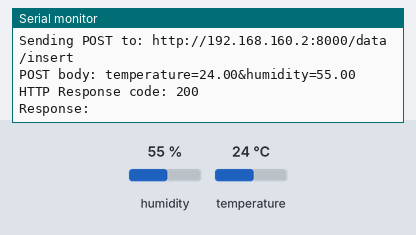
This sketch was run on a simulated ESP32. On the bench: the last lines printed to the serial monitor. The inputs (shaded band) are chosen by the test bench; at power-on: humidity 55 %, temperature 24 °C. WiFi joins after 1.5 s; servers stay silent unless stated; uploads are accepted with an empty reply.

Above: at 2.7 s.
2.8 s: humidity set to 22 %
At 2.8 s:
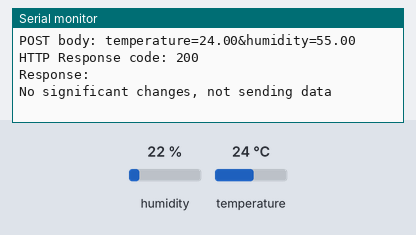
5.5 s: temperature set to 12 °C
At 6.37 s:
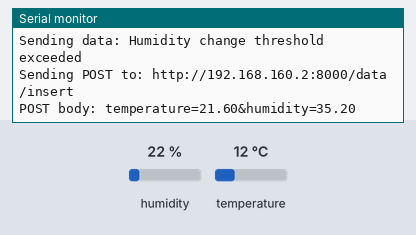
8.2 s: humidity set to 40 %
At 9.6 s:
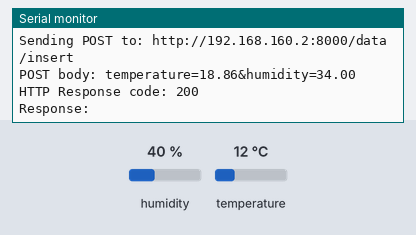
10.9 s: temperature set to 19 °C
At 11.8 s:
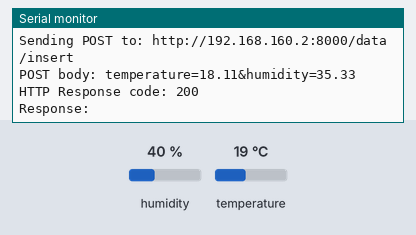
Timing chart, 0 to 13.9 s (numbered marks = the images above; inputs shaded):
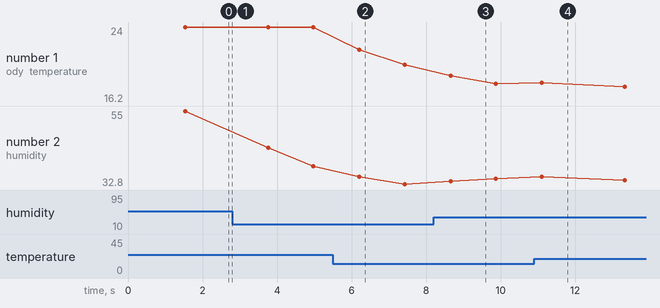

Measured:
- after the input at 5.5 s, the serial monitor: prints a new line after 0.70 s (image 2)
- after the input at 8.2 s, the serial monitor: prints a new line after 0.46 s (image 3)
- after the input at 10.9 s, the serial monitor: prints a new line after 0.20 s (image 4)
- plotted number 1: 24 → 20 after the input at 5.5 s, 18 → 16.2 after the input at 10.9 s
- plotted number 2: 55 → 38.5 after the input at 2.8 s, 33 → 34.75 after the input at 8.2 s

The sketch:

esp32code.ino
```cpp
// =======================
//      Include Files
// =======================
#include "DHT.h"
#include <WiFi.h>
#include <HTTPClient.h>
#include <WiFiClientSecure.h>

// =======================
//   Sensor Configuration
// =======================
#define DHT_SENSOR_PIN 13          // Digital pin connected to the DHT11 sensor
#define DHT_SENSOR_TYPE DHT11      // Sensor model (DHT11, DHT22, etc.)
#define MEASUREMENT_INTERVAL 1000  // Sampling interval in ms (1 second)
#define SAMPLE_COUNT 10            // Number of readings for rolling average

// =======================
// Data Transmission Config
// =======================
#define FORCE_SEND_INTERVAL 900000 // Max time between transmissions (15 min in ms)

// =======================
// Change Detection Thresholds
// =======================
#define TEMP_THRESHOLD 0.2         // Temperature threshold (°C) to trigger send
#define HUMIDITY_THRESHOLD 0.5     // Humidity threshold (%) to trigger send

// =======================
//      API Configuration
// =======================
const char* API_URL = "http://192.168.160.2:8000/data/insert"; // <-- Replace with your API endpoint

// =======================
//   WiFi Credentials
// =======================
const char* ssid = "SSID";         // <-- Replace with your WiFi SSID
const char* password = "Password"; // <-- Replace with your WiFi password

// =======================
//   Global Variables
// =======================
DHT dhtSensor(DHT_SENSOR_PIN, DHT_SENSOR_TYPE); // DHT sensor instance

float temperatureReadings[SAMPLE_COUNT]; // Circular buffer for temperature
float humidityReadings[SAMPLE_COUNT];    // Circular buffer for humidity
int currentReadingIndex = 0;             // Current index in buffer
bool bufferFilled = false;               // True if buffer has wrapped at least once

float lastSentTemperature = 0;           // Last sent temperature
float lastSentHumidity = 0;              // Last sent humidity
unsigned long lastSendTime = 0;          // Last send timestamp (ms)

// =======================
//        Setup
// =======================
void setup() {
    Serial.begin(115200);
    dhtSensor.begin();

    // Connect to WiFi
    WiFi.begin(ssid, password);
    Serial.print("Connecting to WiFi");
    while (WiFi.status() != WL_CONNECTED) {
        delay(500);
        Serial.print(".");
    }
    Serial.println("\nConnected to WiFi.");
    Serial.print("IP Address: ");
    Serial.println(WiFi.localIP());
}

// =======================
//   Rolling Average Helper
// =======================
float getAverage(float arr[], int size) {
    float sum = 0;
    int count = bufferFilled ? SAMPLE_COUNT : currentReadingIndex;
    for (int i = 0; i < count; i++) {
        sum += arr[i];
    }
    if (count == 0) return 0.0f; // Defensive: avoid division by zero
    return sum / count;
}

// =======================
//   Send Data to API
// =======================
void sendDataToAPI(float temp, float humidity) {
    if (WiFi.status() == WL_CONNECTED) {
        WiFiClient client; // plain HTTP client for http:// endpoints
        HTTPClient http;

        // Prepare form-encoded body like: temperature=25.70&humidity=27.00
        String postData = "temperature=" + String(temp, 2) + "&humidity=" + String(humidity, 2);
        Serial.print("Sending POST to: ");
        Serial.println(API_URL);
        Serial.print("POST body: ");
        Serial.println(postData);

        http.begin(client, API_URL);
        http.addHeader("Content-Type", "application/x-www-form-urlencoded");

        int httpResponseCode = http.POST(postData);

        if (httpResponseCode > 0) {
            String response = http.getString();
            Serial.print("HTTP Response code: ");
            Serial.println(httpResponseCode);
            Serial.print("Response: ");
            Serial.println(response);
        } else {
            Serial.print("Error on sending POST: ");
            Serial.println(httpResponseCode);
            Serial.printf("HTTP POST failed, error: %s\n", http.errorToString(httpResponseCode).c_str());
        }

        http.end();

        // Update last sent values and timestamp
        lastSentTemperature = temp;
        lastSentHumidity = humidity;
        lastSendTime = millis();
    } else {
        Serial.println("WiFi Disconnected. Cannot send data.");
    }
}

// =======================
//         Loop
// =======================
void loop() {
    // Read humidity and temperature from DHT sensor
    float h = dhtSensor.readHumidity();
    float t = dhtSensor.readTemperature();

    if (!isnan(h) && !isnan(t)) {
        // Store readings in circular buffer
        temperatureReadings[currentReadingIndex] = t;
        humidityReadings[currentReadingIndex] = h;

        currentReadingIndex++;
        if (currentReadingIndex >= SAMPLE_COUNT) {
            currentReadingIndex = 0;
            bufferFilled = true;
        }

        // Only calculate averages if at least one measurement exists
        if (bufferFilled || currentReadingIndex > 0) {
            float avgTemp = getAverage(temperatureReadings, SAMPLE_COUNT);
            float avgHum = getAverage(humidityReadings, SAMPLE_COUNT);

            // Check if data should be sent
            unsigned long currentTime = millis();
            bool tempChanged = abs(avgTemp - lastSentTemperature) >= TEMP_THRESHOLD;
            bool humChanged = abs(avgHum - lastSentHumidity) >= HUMIDITY_THRESHOLD;
            bool timeToForceSend = (currentTime - lastSendTime) >= FORCE_SEND_INTERVAL;

            if (tempChanged || humChanged || timeToForceSend) {
                // Log reason for sending
                if (tempChanged) Serial.println("Sending data: Temperature change threshold exceeded");
                if (humChanged) Serial.println("Sending data: Humidity change threshold exceeded");
                if (timeToForceSend) Serial.println("Sending data: Force send interval reached");

                sendDataToAPI(avgTemp, avgHum);
            } else {
                Serial.println("No significant changes, not sending data");
            }
        } else {
            Serial.println("No valid measurements accumulated yet. Waiting for data...");
        }
    } else {
        Serial.println("Failed to read from DHT sensor!");
    }

    delay(MEASUREMENT_INTERVAL); // Wait before next measurement
}
```
